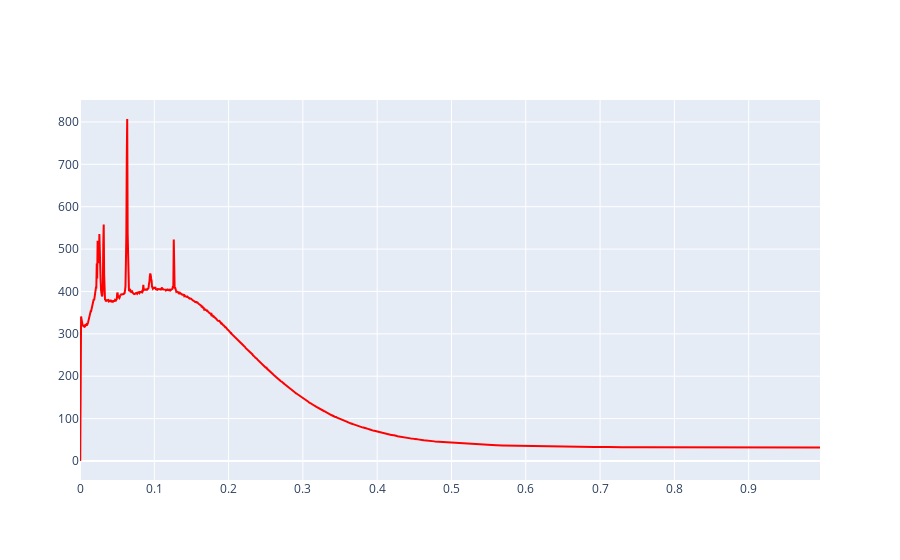

The code cell stored with this chart in its notebook:
### Code cell
fig = make_subplots(rows=1,cols =1)
#mask = Noise_df['wire_plane'] == 'UB'
#median = np.median(Noise_df['Raw_rms'][mask])
#mean = np.mean(Noise_df['Raw_rms'][mask])
#fig.add_trace(go.Histogram(x=Noise_df['Raw_rms'][mask],marker_color = 'red',xbins=dict(start = median - 5,end = median+5,size=.05)),row = 1, col =2)
fig.add_trace(go.Scatter(x=freq,y = np.divide(df['total'],500),marker_color = 'red'),row = 1, col = 1)
fig.update_layout(xaxis = dict(range = [1*0,.996*1]))
fig.show()
#fig.add_annotation(dict(font = dict(size = 10),xshift= 180,yshift=120,text = f"Mean RMS:{mean:.2f}",showarrow = False),row =1,col=2)
#fig.add_annotation(dict(font = dict(size = 10),xshift= 180,yshift=110,text = f"Median RMS:{median:.2f}",showarrow = False),row =1,col=2)

### Figure 1 — Plotly figure (JSON) as saved in the notebook; plotly's stock layout.template omitted (floating-point values rounded to 4 significant figures; data arrays with more than 128 entries replaced by an {"elided": "..."} marker saying what was removed)
{"data": [{"marker": {"color": "red"}, "type": "scatter", "x": {"elided": "1708 float values"}, "xaxis": "x", "y": {"elided": "1708 float values"}, "yaxis": "y"}], "layout": {"xaxis": {"anchor": "y", "domain": [0, 1], "range": [0, 0.996]}, "yaxis": {"anchor": "x", "domain": [0, 1]}}}
